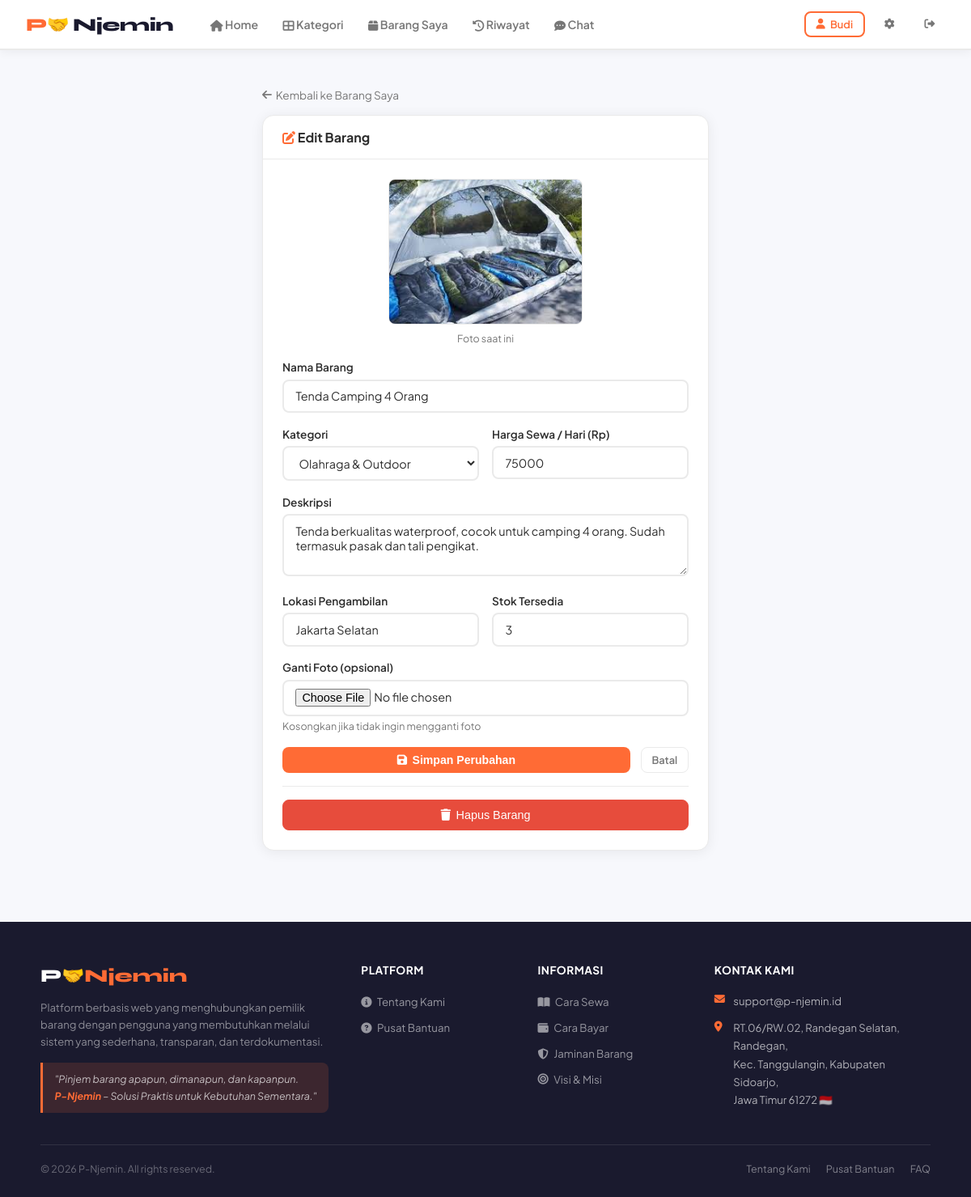
The app's page /edit_barang/1 (signed in) with its own data.
### tables this page shows
CREATE TABLE barang (
            id INTEGER PRIMARY KEY AUTOINCREMENT,
            nama_barang TEXT NOT NULL, deskripsi TEXT, harga_sewa REAL NOT NULL,
            stok INTEGER DEFAULT 1, lokasi TEXT, kategori TEXT, foto TEXT,
            id_pemilik INTEGER, rating REAL DEFAULT 0, total_disewa INTEGER DEFAULT 0,
            status TEXT DEFAULT 'tersedia', created_at TIMESTAMP DEFAULT CURRENT_TIMESTAMP,
            FOREIGN KEY (id_pemilik) REFERENCES users(id)
        );

### app.py (the view, shortened to what this page needs)
@app.route('/edit_barang/<int:id_barang>', methods=['GET','POST'])
def edit_barang(id_barang):
    if 'user_id' not in session: return redirect(url_for('login'))
    barang = db_execute("SELECT * FROM barang WHERE id=? AND id_pemilik=?",(id_barang,session['user_id']), fetchone=True)
    if not barang:
        flash('Barang tidak ditemukan atau bukan milikmu.','error')
        return redirect(url_for('barang_saya'))
    return render_template('edit_barang.html', barang=barang, notif_count=notif_count())

### app.py (called while the page is built)
@app.template_filter('foto_src')
def filter_foto_src(value):
    if not value:
        return ''
    if value.startswith('http://') or value.startswith('https://'):
        return value
    return '/static/images/uploads/' + value

def get_db():
    if 'db' not in g:
        if USE_POSTGRES:
            g.db = psycopg2.connect(DATABASE_URL, cursor_factory=psycopg2.extras.RealDictCursor)
        else:
            import sqlite3
            g.db = sqlite3.connect('database.db', check_same_thread=False)
            g.db.row_factory = sqlite3.Row
            g.db.execute("PRAGMA journal_mode=WAL")
    return g.db

def db_execute(sql, params=(), fetchone=False, fetchall=False, commit=False):
    conn = get_db()
    if USE_POSTGRES:
        sql = sql.replace('?', '%s')
    cur = conn.cursor()
    cur.execute(sql, params)
    result = None
    if fetchone:
        result = cur.fetchone()
    elif fetchall:
        result = cur.fetchall()
    if commit:
        conn.commit()
    cur.close()
    return result

def notif_count():
    if 'user_id' not in session: return 0
    row = db_execute("SELECT COUNT(*) AS c FROM notifikasi WHERE id_user=? AND dibaca=0", (session['user_id'],), fetchone=True)
    return row['c'] if row else 0

def chat_unread():
    if 'user_id' not in session: return 0
    try:
        row = db_execute("SELECT COUNT(*) AS c FROM chat WHERE id_penerima=? AND dibaca=0", (session['user_id'],), fetchone=True)
        return row['c'] if row else 0
    except: return 0

@app.context_processor
def inject_globals():
    return dict(chat_unread_count=chat_unread(), foto_url=foto_url)

### templates/edit_barang.html (shortened to what this page needs)
{% extends 'base.html' %}
{% block content %}
<div style="max-width:600px;margin:0 auto;padding:1.5rem">
    <a href="{{ url_for('barang_saya') }}" style="font-size:0.85rem;color:var(--text-muted);text-decoration:none;display:inline-flex;align-items:center;gap:0.3rem;margin-bottom:1rem">
        <i class="fas fa-arrow-left"></i> Kembali ke Barang Saya
    </a>
    <div class="card">
        <div class="card-header"><i class="fas fa-edit" style="color:var(--primary)"></i> Edit Barang</div>
        <div class="card-body">
            {% if barang.foto %}
            <div style="margin-bottom:1.2rem;text-align:center">
                <img src="{{ barang.foto | foto_src }}"
                     style="max-height:180px;border-radius:var(--radius-sm);object-fit:cover;border:1px solid var(--border)">
                <div style="font-size:0.78rem;color:var(--text-muted);margin-top:0.3rem">Foto saat ini</div>
            </div>
            {% endif %}
            <form method="post" enctype="multipart/form-data">
                <div class="form-group">
                    <label>Nama Barang</label>
                    <input type="text" name="nama_barang" class="form-control"
                           value="{{ barang.nama_barang }}"
                           placeholder="Contoh: Tenda Camping Coleman 4 Orang" required>
                </div>
                <div style="display:grid;grid-template-columns:1fr 1fr;gap:1rem">
                    <div class="form-group">
                        <label>Kategori</label>
                        <select name="kategori" class="form-control" required>
                            {% for k in ['Elektronik','Olahraga & Outdoor','Peralatan Rumah','Kendaraan','Pakaian & Kostum','Alat Musik','Lainnya'] %}
                            <option value="{{ k }}" {% if barang.kategori == k %}selected{% endif %}>{{ k }}</option>
                            {% endfor %}
                        </select>
                    </div>
                    <div class="form-group">
                        <label>Harga Sewa / Hari (Rp)</label>
                        <input type="number" name="harga_sewa" class="form-control"
                               value="{{ barang.harga_sewa|int }}"
                               placeholder="Contoh: 75000" min="1000" required>
                    </div>
                </div>
                <div class="form-group">
                    <label>Deskripsi</label>
                    <textarea name="deskripsi" class="form-control" rows="3"
                              placeholder="Contoh: Tenda waterproof kapasitas 4 orang. Sudah termasuk pasak, tali, dan tas penyimpanan. Kondisi bagus, jarang dipakai.">{{ barang.deskripsi or '' }}</textarea>
                </div>
                <div style="display:grid;grid-template-columns:1fr 1fr;gap:1rem">
                    <div class="form-group">
                        <label>Lokasi Pengambilan</label>
                        <input type="text" name="lokasi" class="form-control"
                               value="{{ barang.lokasi or '' }}"
                               placeholder="Contoh: Jakarta Selatan, Mampang">
                    </div>
                    <div class="form-group">
                        <label>Stok Tersedia</label>
                        <input type="number" name="stok" class="form-control"
                               value="{{ barang.stok }}" min="0" max="99" required>
                    </div>
                </div>
                <div class="form-group">
                    <label>Ganti Foto (opsional)</label>
                    <input type="file" name="foto" class="form-control" accept="image/*">
                    <small style="color:var(--text-muted);font-size:0.78rem">Kosongkan jika tidak ingin mengganti foto</small>
                </div>
                <div style="display:flex;gap:0.8rem;margin-top:0.5rem">
                    <button type="submit" class="btn btn-primary" style="flex:1;justify-content:center">
                        <i class="fas fa-save"></i> Simpan Perubahan
                    </button>
                    <a href="{{ url_for('barang_saya') }}" class="btn btn-sm" style="border:1px solid var(--border);color:var(--text-muted)">
                        Batal
                    </a>
                </div>
            </form>
            <div style="margin-top:1rem;border-top:1px solid var(--border);padding-top:1rem">
                <form method="post" action="{{ url_for('hapus_barang', id_barang=barang.id) }}"
                      onsubmit="return confirm('Yakin ingin menghapus barang ini? Tindakan ini tidak bisa dibatalkan.')">
                    <button type="submit"
                        onmouseover="this.style.background='#c0392b';this.style.borderColor='#c0392b'"
                        onmouseout="this.style.background='#e74c3c';this.style.borderColor='#e74c3c'"
                        style="width:100%;padding:0.6rem;background:#e74c3c;border:1px solid #e74c3c;color:#fff;border-radius:var(--radius-sm);cursor:pointer;font-size:0.9rem;display:flex;align-items:center;justify-content:center;gap:0.4rem;transition:background 0.2s">
                        <i class="fas fa-trash"></i> Hapus Barang
                    </button>
                </form>
            </div>
        </div>
    </div>
</div>
{% endblock %}

### templates/base.html (style rules this page uses)
:root { --primary: #FF6B35; --primary-dark: #e55a25; --primary-light: #fff3ee; --secondary: #1a1a2e; --accent: #FFD700; --text: #2d2d2d; --text-muted: #777; --bg: #f7f8fc; --card-bg: #ffffff; --border: #eaeaea; --success: #22c55e; --warning: #f59e0b; --danger: #ef4444; --info: #3b82f6; --radius: 14px; --radius-sm: 8px; --shadow: 0 2px 16px rgba(0,0,0,0.07); --shadow-hover: 0 8px 32px rgba(255,107,53,0.15); }
* { margin: 0; padding: 0; box-sizing: border-box; }
body { font-family: 'Plus Jakarta Sans', sans-serif; background: var(--bg); color: var(--text); }
.btn { display: inline-flex; align-items: center; gap: 0.4rem; padding: 0.5rem 1.1rem; border-radius: var(--radius-sm); font-size: 0.88rem; font-weight: 600; cursor: pointer; border: none; text-decoration: none; transition: all 0.2s; }
.btn-primary { background: var(--primary); color: white; }
.btn-sm { padding: 0.35rem 0.8rem; font-size: 0.8rem; }
.card { background: var(--card-bg); border-radius: var(--radius); border: 1px solid var(--border); box-shadow: var(--shadow); overflow: hidden; }
.card-body { padding: 1.5rem; }
.card-header { padding: 1rem 1.5rem; border-bottom: 1px solid var(--border); font-weight: 700; font-size: 1rem; }
.form-group { margin-bottom: 1.1rem; }
.form-group label { display: block; font-size: 0.85rem; font-weight: 600; color: var(--text); margin-bottom: 0.4rem; }
.form-control { width: 100%; padding: 0.6rem 0.9rem; border: 2px solid var(--border); border-radius: var(--radius-sm); font-family: inherit; font-size: 0.9rem; color: var(--text); background: white; transition: border 0.2s; outline: none; }
select.form-control { cursor: pointer; }

### records on screen
barang: foto|foto_src (picture), nama_barang "Tenda Camping 4 Orang", kategori "Olahraga & Outdoor", harga_sewa "75000", deskripsi "Tenda berkualitas waterproof, cocok untuk camping 4 orang. Sudah termasuk pasak dan tali pengikat.", lokasi "Jakarta Selatan", stok "3"

### other values on screen
{{ session.get('nama','').split()[0] }} "Budi"
